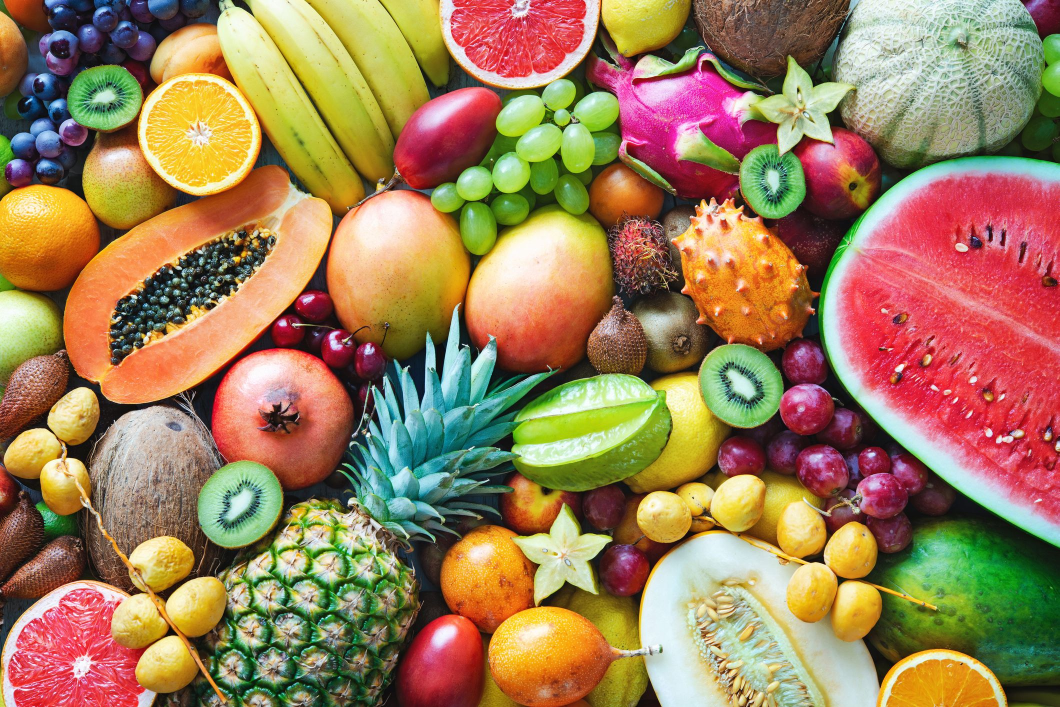
#> input picture lab3/exercise/colorful-ripe-tropical-fruits.jpg, 2119 x 1414 px (shown at 1/2 size)
$ jupyter execute Lab3.ipynb
#> lines starting #> are read from the running program, lines starting #| are printed output that depends on the picture
[cell 1]
import numpy as np
import imageio.v2 as iio
import matplotlib.pyplot as plt
import scipy.ndimage as nd
import os

Chọn quả kiwi và tịnh tiến

[cell 2]
# Đọc ảnh gốc
img = iio.imread("exercise/colorful-ripe-tropical-fruits.jpg")
#> img is the input picture: shape (1414, 2119, 3); mean R, G, B 157.9, 126.8, 88.7

# Cắt quả kiwi
kiwi = img[300:400, 380:480]  # Tùy chỉnh theo ảnh

# Tịnh tiến quả kiwi sang phải 30 pixel
moved_kiwi = nd.shift(kiwi, (0, 30, 0))

# Hiển thị ảnh
plt.subplot(1, 2, 1)
plt.imshow(kiwi)
plt.title("Ảnh gốc")

plt.subplot(1, 2, 2)
plt.imshow(moved_kiwi)
plt.title("Đã tịnh tiến")

plt.show()

# Lưu ảnh
iio.imwrite("kiwi_shifted.jpg", moved_kiwi.astype(np.uint8))

Chọn đu đủ và dưa hấu, đổi màu

[cell 3]
# Đọc ảnh
img = iio.imread("exercise/colorful-ripe-tropical-fruits.jpg")

# Cắt đu đủ (vùng trái) và dưa hấu (vùng phải)
papaya = img[230:330, 150:250]
watermelon = img[230:330, 500:600]

# Đổi màu (âm ảnh)
def invert(img):
    return 255 - img

papaya_inv = invert(papaya)
watermelon_inv = invert(watermelon)

# Hiển thị
plt.subplot(1, 2, 1)
plt.imshow(papaya_inv)
plt.title("Đu đủ đổi màu")

plt.subplot(1, 2, 2)
plt.imshow(watermelon_inv)
plt.title("Dưa hấu đổi màu")

plt.show()

Chọn núi và thuyền, xoay 45 độ

[cell 4]
img = iio.imread("exercise/quang_ninh.jpg")
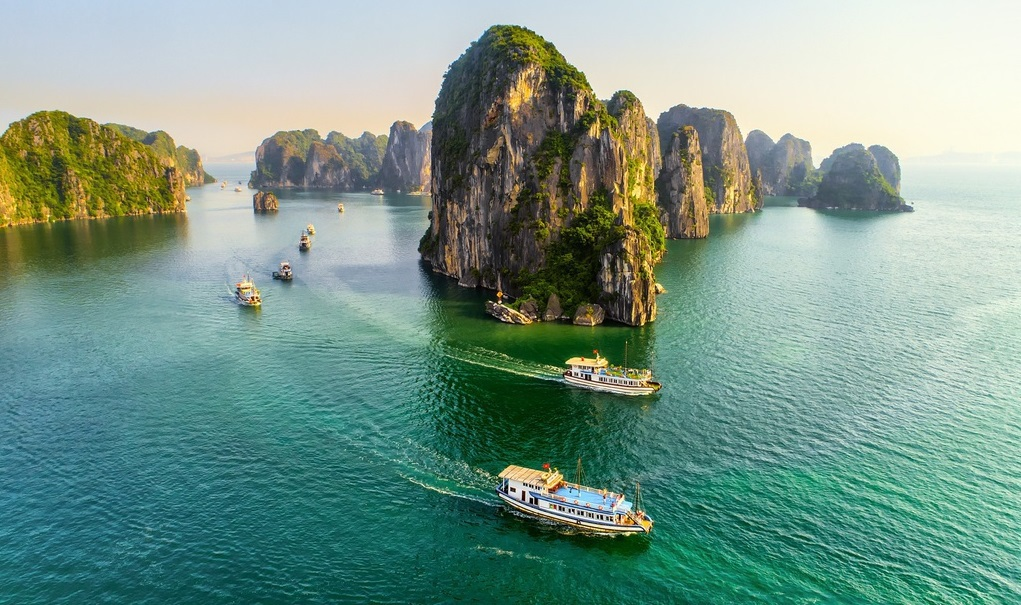
#> input picture lab3/exercise/quang_ninh.jpg, 1021 x 605 px
#> img is the input picture: shape (605, 1021, 3); mean R, G, B 119.9, 151, 137.7

# Cắt vùng có núi và thuyền
roi = img[150:350, 150:350]

# Xoay ảnh 45 độ
rotated = nd.rotate(roi, 45, reshape=True)
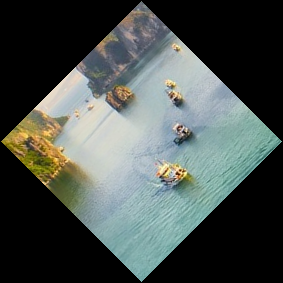
#> rotated: shape (283, 283, 3); mean R, G, B 73.7, 81.1, 77.5

# Hiển thị
plt.imshow(rotated)
plt.title("Xoay 45°")
plt.show()

# Lưu ảnh
iio.imwrite("quangninh_rotated.jpg", rotated.astype(np.uint8))

Chọn chùa và phóng to 5 lần

[cell 5]
img = iio.imread("exercise/pagoda.jpg")
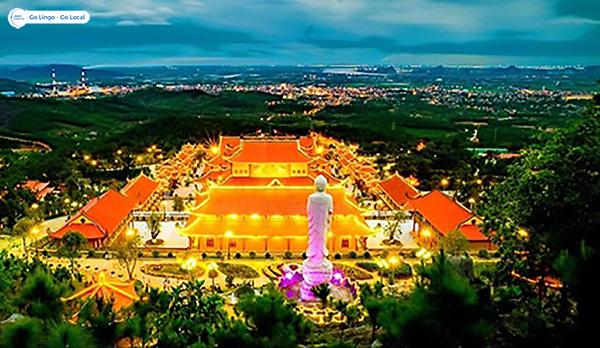
#> input picture lab3/exercise/pagoda.jpg, 600 x 348 px
#> img is the input picture: shape (348, 600, 3); mean R, G, B 82.1, 94.8, 64.1

# Cắt vùng chùa
chua = img[100:250, 150:300]

# Phóng to 5 lần
zoomed = nd.zoom(chua, (5, 5, 1))
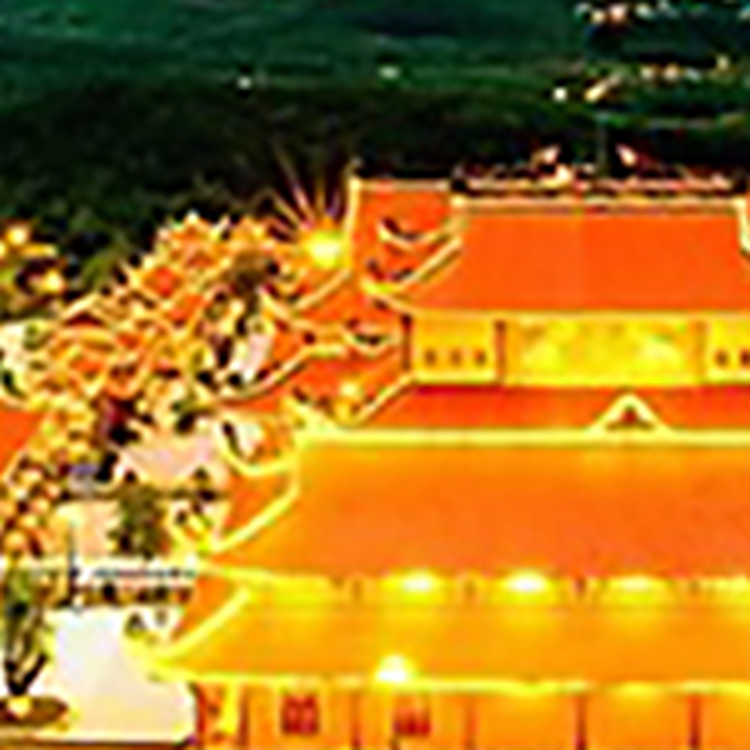
#> zoomed: shape (750, 750, 3); mean R, G, B 171.3, 118.1, 31.7

# Hiển thị
plt.imshow(zoomed)
plt.title("Phóng to 5 lần")
plt.show()

# Lưu ảnh
iio.imwrite("pagoda_zoom.jpg", zoomed.astype(np.uint8))

Menu thực đơn

[cell 6]
def menu():
    print("MENU:")
    print("T - Tịnh tiến")
    print("X - Xoay")
    print("P - Phóng to")
    print("H - Thu nhỏ")
    print("C - Coordinate map")

menu()
choice = input("Nhập lựa chọn (T/X/P/H/C): ").upper()
#> the answer given: 1
file = input("Nhập tên file ảnh (ví dụ: fruit.jpg): ")
#> the answer given: exercise/colorful-ripe-tropical-fruits.jpg

path = os.path.join("exercise", file)
img = iio.imread(path)

if choice == "T":
    result = nd.shift(img, (30, 30, 0))
elif choice == "X":
    result = nd.rotate(img, 45)
elif choice == "P":
    result = nd.zoom(img, (2, 2, 1))
elif choice == "H":
    result = nd.zoom(img, (0.5, 0.5, 1))
elif choice == "C":
    M = np.indices(img.shape[:2])
    d = 10
    q = 2 * d * np.random.random(M.shape) - d
    mp = (M + q).astype(int)
    result = nd.map_coordinates(img, mp, order=1, mode='reflect')
else:
    result = img

plt.imshow(result)
plt.title("Kết quả sau khi biến đổi")
plt.show()

Bài mở rộng

[cell 7]
import numpy as np
import scipy.ndimage as nd
import imageio.v2 as iio
import matplotlib.pyplot as plt

Tịnh tiến quả táo

[cell 8]
img = iio.imread("exercise/colorful-ripe-tropical-fruits.jpg")

apple = img[150:250, 250:350]
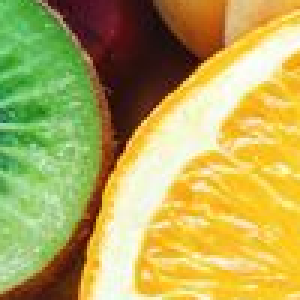
#> apple: shape (100, 100, 3) (shown 3 times larger); mean R, G, B 181, 169.4, 86.9
moved_apple = nd.shift(apple, (0, 30, 0))

plt.figure(figsize=(10,4))
plt.subplot(1, 2, 1)
plt.imshow(apple)
plt.title("Quả táo gốc")

plt.subplot(1, 2, 2)
plt.imshow(moved_apple)
plt.title("Tịnh tiến quả táo")

plt.show()

# Lưu kết quả
iio.imwrite("apple_shifted.jpg", moved_apple.astype(np.uint8))
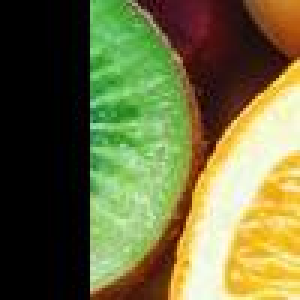
#> saved as apple_shifted.jpg: shape (100, 100, 3) (shown 3 times larger); mean R, G, B 108.2, 108.5, 61.8

Bài mở rộng

[cell 9]
import numpy as np
import scipy.ndimage as nd
import imageio.v2 as iio
import matplotlib.pyplot as plt

chạy code và thử thay đổi tọa độ để chọn một đối tượng khác (ví dụ: quả táo)

[cell 10]
img = iio.imread("exercise/colorful-ripe-tropical-fruits.jpg")

apple = img[150:250, 250:350]
moved_apple = nd.shift(apple, (0, 30, 0))

plt.figure(figsize=(10,4))
plt.subplot(1, 2, 1)
plt.imshow(apple)
plt.title("Quả táo gốc")

plt.subplot(1, 2, 2)
plt.imshow(moved_apple)
plt.title("Tịnh tiến quả táo")

plt.show()

# Lưu kết quả
iio.imwrite("apple_shifted.jpg", moved_apple.astype(np.uint8))

thay đổi (100, 25) thành (50, -30) và quan sát kết quả sau đó nhận xét

[cell 11]
img = iio.imread("exercise/quang_ninh.jpg", mode='L')
#> img: shape (605, 1021); min 0, max 254, mean 140.2
shifted = nd.shift(img, (50, -30))
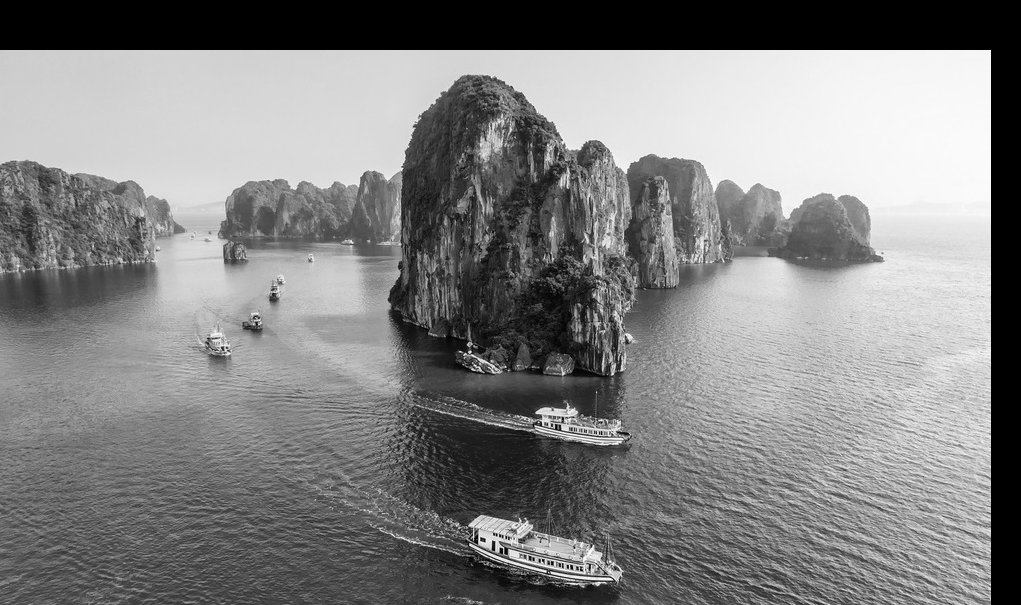
#> shifted: shape (605, 1021); min 0, max 254, mean 129.8

plt.imshow(shifted, cmap='gray')
plt.title("Tịnh tiến ảnh (50, -30)")
plt.show()

# Lưu kết quả
iio.imwrite("quangninh_shifted.jpg", shifted.astype(np.uint8))

Khi giảm độ tịnh tiến từ (100, 25) về (50, -30), ảnh dịch ít hơn về phía dưới và ngược chiều ngang (sang trái thay vì sang phải).

Tịnh tiến với giá trị âm như -30 sẽ làm mất phần ảnh ở mép phải và chèn thêm vùng đen bên trái.

Việc chọn vector tịnh tiến ảnh hưởng trực tiếp đến vị trí hiển thị của đối tượng chính và vùng ảnh bị cắt mất.

Phóng to thu nhỏ

[cell 12]
img = iio.imread("exercise/pagoda.jpg")

zoomed_large = nd.zoom(img, (3, 3, 1))
zoomed_small = nd.zoom(img, (0.3, 0.3, 1))

plt.figure(figsize=(12, 4))
plt.subplot(1, 2, 1)
plt.imshow(zoomed_large)
plt.title("Phóng to x3")

plt.subplot(1, 2, 2)
plt.imshow(zoomed_small)
plt.title("Thu nhỏ x0.3")

plt.show()

# Lưu kết quả
iio.imwrite("pagoda_zoom_x3.jpg", zoomed_large.astype(np.uint8))
iio.imwrite("pagoda_zoom_x0_3.jpg", zoomed_small.astype(np.uint8))

xoay 45 độ với reshape=True và reshape=False sau đó nhận xét

[cell 13]
img = iio.imread("exercise/quang_ninh.jpg")

rot_true = nd.rotate(img, 45, reshape=True)
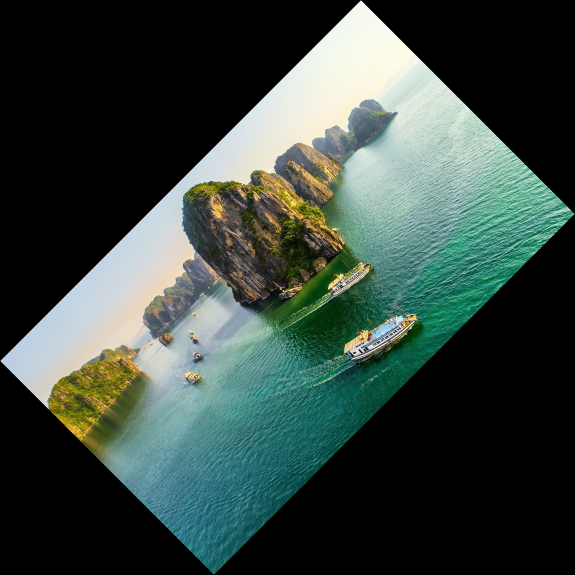
#> rot_true: shape (1150, 1150, 3) (shown at 1/2 size); mean R, G, B 55.9, 70.4, 64.2
rot_false = nd.rotate(img, 45, reshape=False)
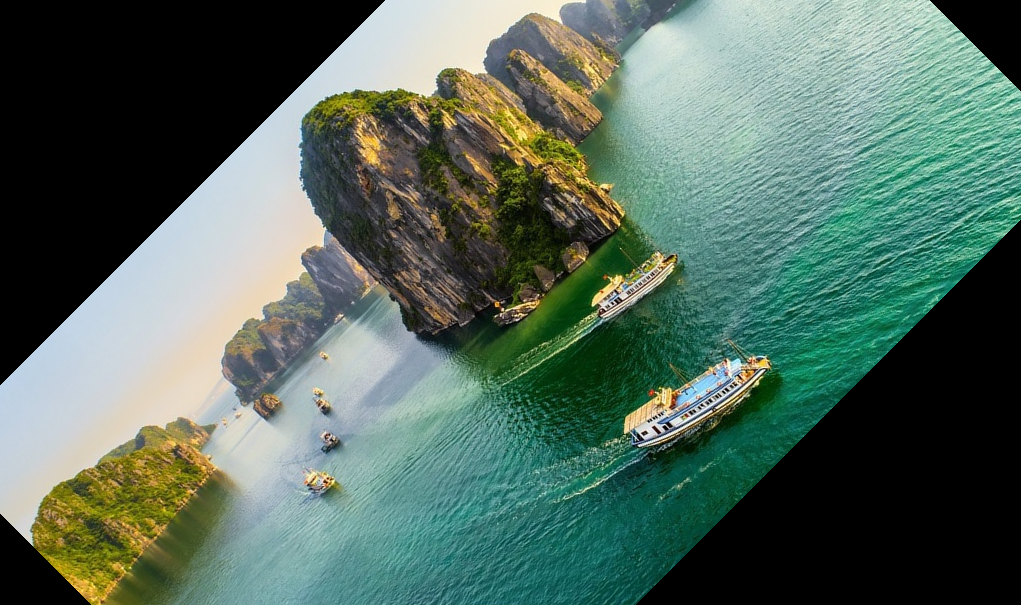
#> rot_false: shape (605, 1021, 3); mean R, G, B 84.7, 106.8, 94.4

plt.figure(figsize=(12, 4))
plt.subplot(1, 2, 1)
plt.imshow(rot_true)
plt.title("Xoay 45° - reshape=True")

plt.subplot(1, 2, 2)
plt.imshow(rot_false)
plt.title("Xoay 45° - reshape=False")

plt.show()

# Lưu kết quả
iio.imwrite("quangninh_rotated_true.jpg", rot_true.astype(np.uint8))
iio.imwrite("quangninh_rotated_false.jpg", rot_false.astype(np.uint8))

reshape=True: cho phép mở rộng kích thước ảnh đầu ra để giữ toàn bộ nội dung sau xoay, do đó tránh bị cắt mất các góc. Tuy nhiên, sẽ tạo thêm viền đen ở xung quanh ảnh.

reshape=False: giữ nguyên kích thước ảnh gốc, nhưng điều đó khiến một phần ảnh bị xoay sẽ vượt ra ngoài khung và bị cắt mất (đặc biệt ở 4 góc).

5. Dilation và Erosion
thay đổi size=(5, 5) và quan sát sự khác biệt sau đó nhận xét

[cell 14]
img = iio.imread("exercise/quang_ninh.jpg", mode='L')

dilated = nd.grey_dilation(img, size=(5,5))
eroded = nd.grey_erosion(img, size=(5,5))

plt.figure(figsize=(12, 4))
plt.subplot(1, 2, 1)
plt.imshow(dilated, cmap='gray')
plt.title("Dilation (5,5)")

plt.subplot(1, 2, 2)
plt.imshow(eroded, cmap='gray')
plt.title("Erosion (5,5)")

plt.show()

# Lưu kết quả
iio.imwrite("quangninh_dilated.jpg", dilated.astype(np.uint8))
iio.imwrite("quangninh_eroded.jpg", eroded.astype(np.uint8))

Khi tăng kích thước kernel lên (5,5), hiệu ứng của Dilation và Erosion trở nên mạnh hơn nhiều.

Dilation với kernel lớn sẽ làm các vùng sáng lan rộng mạnh, ảnh nhìn sáng mịn nhưng mất chi tiết biên rõ rệt.

Erosion làm vùng tối chiếm ưu thế, khiến ảnh trở nên "co rút", và nhiều chi tiết nhỏ có thể bị biến mất hoàn toàn.

Kích thước kernel càng lớn → hiệu ứng biến đổi càng rõ rệt → nên dùng thận trọng tùy theo mục đích (lọc nhiễu hay xử lý hình dạng).

sử dụng công thức toán học
thay đổi hàm GeoFun (ví dụ: thay cos bằng sin).

[cell 15]
def GeoFunSin(outcoord):
    a = 10 * np.sin(outcoord[0]/10.0) + outcoord[0]
    b = 10 * np.sin(outcoord[1]/10.0) + outcoord[1]
    return a, b

img = iio.imread("exercise/quang_ninh.jpg", mode='L')
transformed = nd.geometric_transform(img, GeoFunSin)
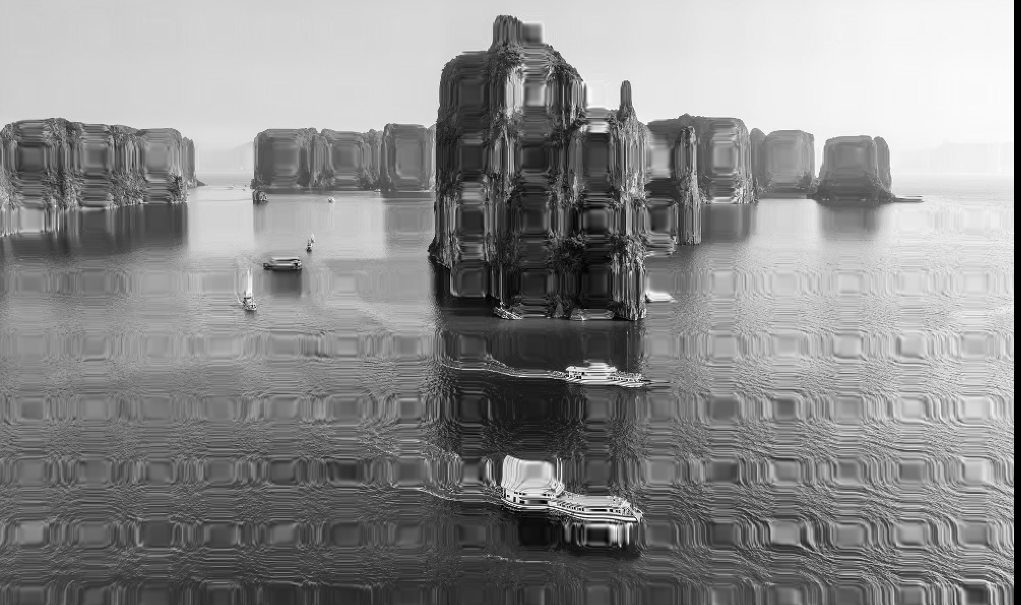
#> transformed: shape (605, 1021); min 0, max 255, mean 138.7

plt.imshow(transformed, cmap='gray')
plt.title("Biến đổi hình học dùng sin")
plt.show()

# Lưu kết quả
iio.imwrite("quangninh_transform_sin.jpg", transformed.astype(np.uint8))
